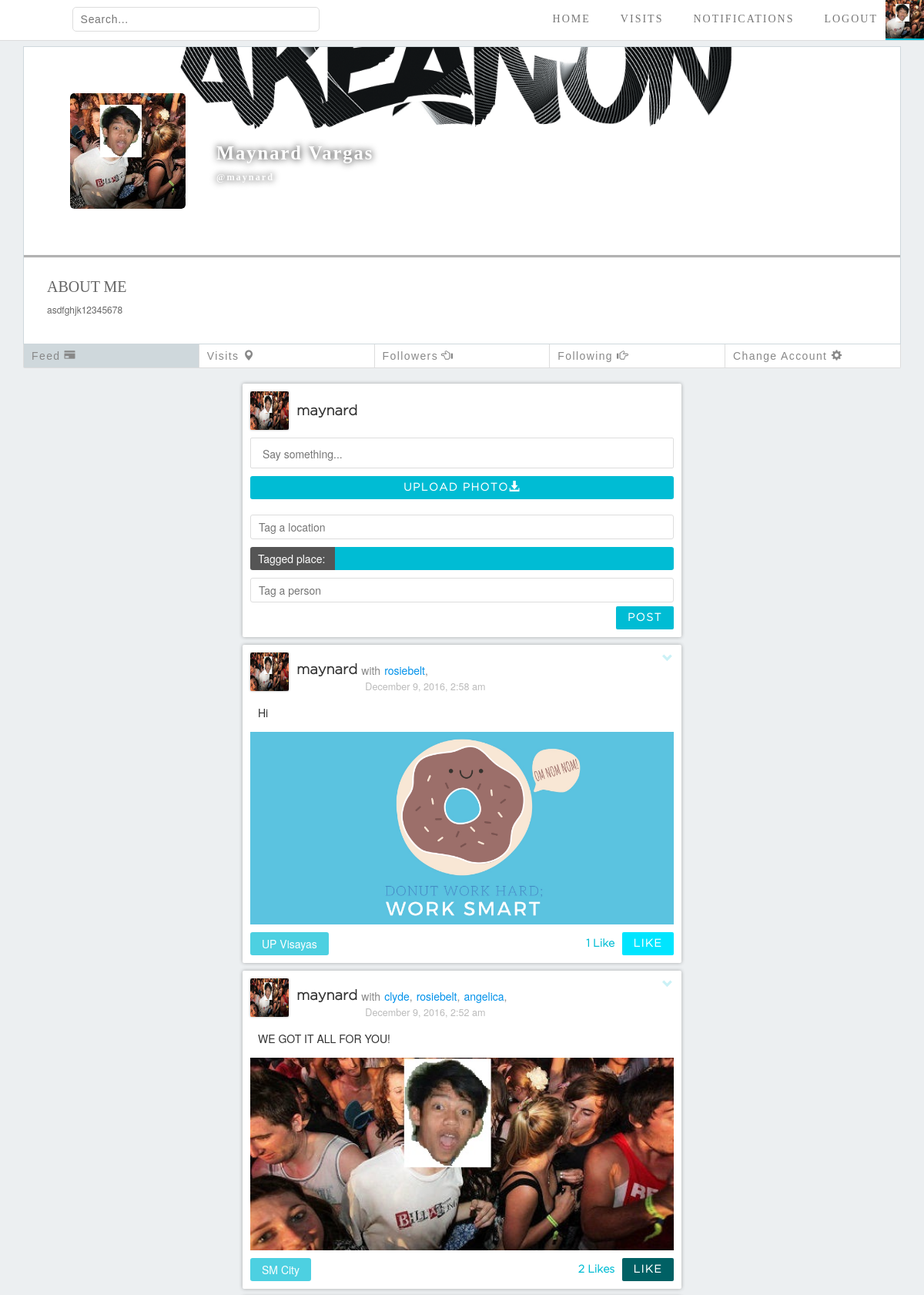
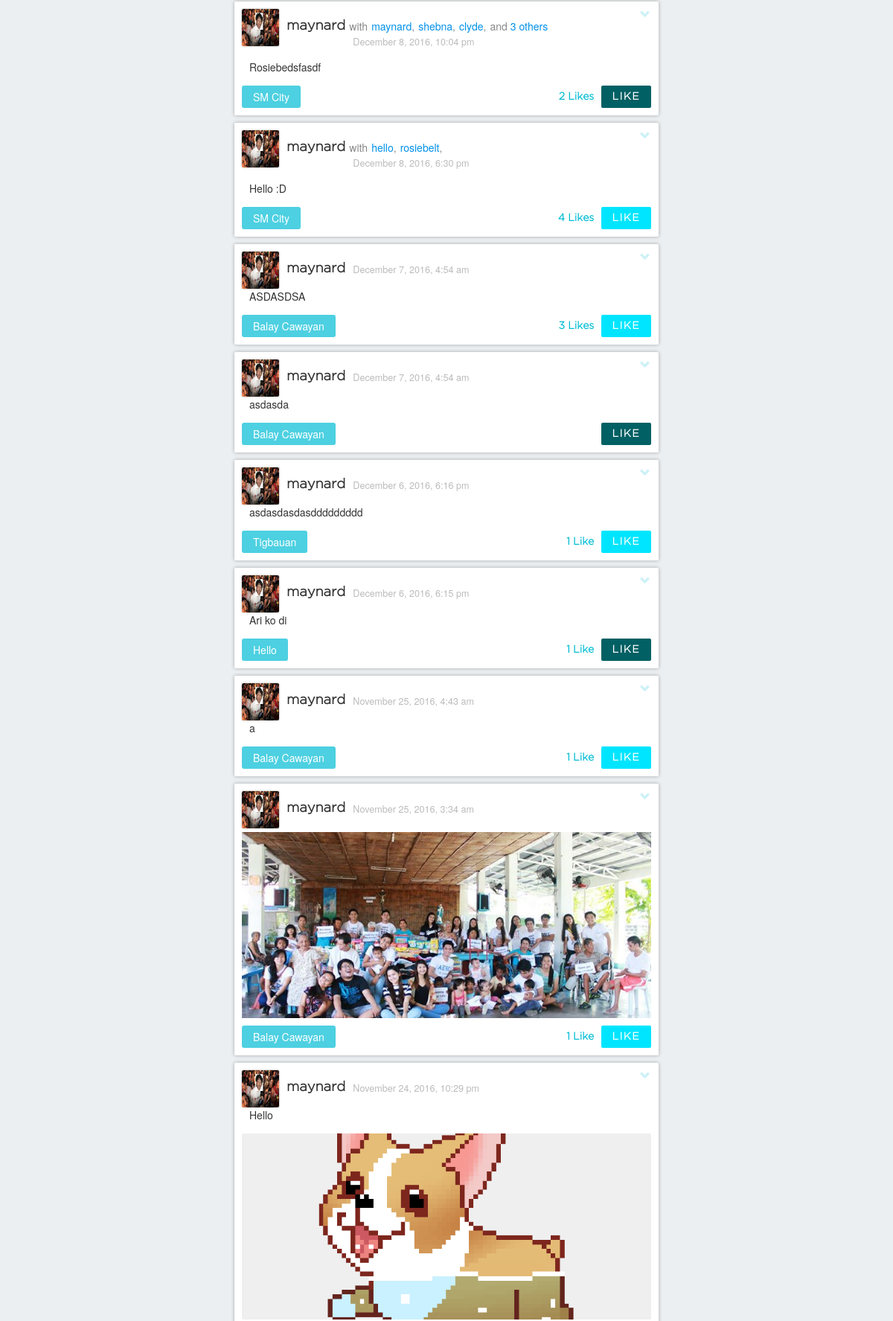
/my_profile.php (signed in, upper part), run on the app's committed database (2 pictures, top to bottom).
### tables this page shows
CREATE TABLE `account` (
  `acc_id` int(9) NOT NULL,
  `username` varchar(50) NOT NULL,
  `firstname` varchar(30) NOT NULL,
  `lastname` varchar(30) NOT NULL,
  `password` varchar(100) NOT NULL,
  `email` varchar(40) NOT NULL,
  `address` varchar(30) NOT NULL,
  `about_me` varchar(60) NOT NULL
);

CREATE TABLE `posted` (
  `post_id` int(9) NOT NULL,
  `content` varchar(300) NOT NULL,
  `place_id` int(11) NOT NULL,
  `acc_id` int(11) NOT NULL,
  `time_post` timestamp NOT NULL DEFAULT CURRENT_TIMESTAMP ON UPDATE CURRENT_TIMESTAMP,
  `if_image` tinyint(1) NOT NULL
);

CREATE TABLE `places` (
  `place_id` int(9) NOT NULL,
  `name` varchar(50) NOT NULL,
  `description` varchar(100) NOT NULL,
  `location_id` varchar(100) NOT NULL
);

### my_profile.php (the view, shortened to what this page needs)
<!DOCTYPE html>
<html>
	<head>
		<link rel="stylesheet" href="bootstrap/css/bootstrap.min.css">
		<link rel="stylesheet" type="text/css" href="css/navigation_bar_and_body_style.css">
		<link rel="stylesheet" type="text/css" href="css/Home_Page_style.css">
		<link rel="stylesheet" type="text/css" href="css/People_Profile_Page_Style_Before.css">
		<link rel="stylesheet" type="text/css" href="css/Style_Modal.css">
		<link rel="stylesheet" type="text/css" href="css/edit_profile_style.css">
		<link rel="stylesheet" type="text/css" href="css/style.css">
		<link rel="stylesheet" type="text/css" href="css/posts.css">
		<link rel="stylesheet" type="text/css" href="css/profile_options.css">
		<link rel="stylesheet" type="text/css" href="css/input_file.css">
	</head>
	<body>
	<?php
	require "connect.php";
	$acc_id = $_SESSION['userID'];
	$username = $_SESSION['userName'];
	$queryuser = "SELECT  CONCAT(firstname,' ', lastname) as 'fullname',about_me FROM account where acc_id = $acc_id";
	$result = mysqli_query($dbconn, $queryuser);
	$row = mysqli_fetch_assoc($result);
	$fullname = $row['fullname'];
	$aboutme = $row['about_me'];
	?>
		<div id = "navBar">
			<form action="search_results_places.php" method="get">
				<input type="text" placeholder="Search..." name = "search">
			</form>
			<ul id = "navList">
				<li><a href="home_page.php"><span class="glyphicon glyphicon-home"></span>HOME</a></li>
				<li><a href="visit.php"><span class="glyphicon glyphicon-map-marker"></span>VISITS</a></li>
				<li><a href="notifications.php"><span class="glyphicon glyphicon-bell"></span>NOTIFICATIONS</a></li>
				<li><a href="logout.php" class="logout"><span class="glyphicon glyphicon-log-out"></span>LOGOUT</a></li>
				<li><a href="my_profile.php?=<?=$_SESSION['userID']?>" class="image-list active"><img src="images/profile_pic_img/acc_id_<?=$_SESSION['userID']?>.jpg" onerror = "this.src = 'images/default_profile.png'"></a></li>
			</ul>
		</div>
		<div class="container">
			<div class="headerprofile">
				<div id="coverphoto">
					<img src="images/cover_img/cover_<?=$_SESSION['userID']?>.png" alt="user-cover"  onerror = "this.src = 'images/default_cover.png'">
				</div>
				<h1 id="username"><?=$fullname?><br><span class="usernameorig"><?=$username?></span></h1>
				<div id="userphoto">
					<img src="images/profile_pic_img/acc_id_<?=$_SESSION['userID']?>.jpg" onerror = "this.src = 'images/default_profile.png'" >
				</div>
				<div id="aboutme">
					<h1>ABOUT ME</h1>
					<br>
					<p><?php echo $aboutme ;?></p>
				</div>
			</div>
			<ul class="user-options">
				<li><a href="#" class="active">Feed<span class="glyphicon glyphicon-credit-card"></span></a></li>
				<li><a href="visit.php">Visits<span class="glyphicon glyphicon-map-marker"></span></a></li>
				<li><a href="people_profile_list_of_followers.php?acc_id=<?=$acc_id?>#follow-head">Followers<span class="glyphicon glyphicon-hand-left"></span></a></li>
				<li><a href="people_profile_list_of_following.php?acc_id=<?=$acc_id?>#follow-head">Following<span class="glyphicon glyphicon-hand-right"></span></a></li>
				<li><a href="Change_account.php">Change Account<span class="glyphicon glyphicon-cog"></span></a></li>
			</ul>
				<div class="col-sm-3">
				</div>
				<div class="col-sm-6">
					<div class="posting post-container" id="posting-container">
						<img src="images/profile_pic_img/acc_id_<?=$_SESSION['userID']?>.jpg" alt="USER PHOTO" class="profile" onerror = "this.src = 'images/default_profile.png'" >
						<p class="user-name"><?=$username?></p>
						<form id="formsubmit" enctype="multipart/form-data">
							<textarea id="post-text-area" cols="50" rows="5" placeholder="Say something..." name = "post"></textarea>
							<label for="file">Upload photo<span class="glyphicon glyphicon-download-alt"></span></label>
							<input type="text-field" placeholder="Tag a location" class="tag-location" id="location_tag">
							<div class="location">
								<span class="tagged-location">Tagged place:</span>
								<p id="tagged_place" class="tagged-location"></p>
							</div>
							<input type="text-field" placeholder="Tag a person" class="tag-person" id="person_tag">
							<input id="posting" type="button" value="POST">
						</form>
					</div>
					<div class="posted-container" id="posted-container">
					<?php
						require "connect.php";
						$acc_id = $_SESSION['userID'];
						$query = "SELECT * from upvote where acc_id = $acc_id";
						$result = mysqli_query($dbconn, $query);
						$likes_array=[];
						while($data = mysqli_fetch_assoc($result)){
							$likes_array[]=$data['post_id'];
						}
						$query = "SELECT *
								  FROM posted
								  NATURAL JOIN account
								  NATURAL JOIN places
								  WHERE acc_id = $acc_id
								  ORDER BY time_post
								  DESC;";
						$result = mysqli_query ($dbconn, $query);
						foreach ($result as $value):?>
							<div class="posted post-container">
							<?php if($value['acc_id']==$_SESSION['userID']): ?>
								<span class="show-dropdown glyphicon glyphicon-chevron-down"></span>
							<?php endif ?>
								<a href="<?php
									if($value['acc_id']==$_SESSION['userID']){
										echo "my_profile.php";
									}else{
										echo "people_profile.php?acc_id=".$value['acc_id'];
									}
								 ?>">
									<img src="images/profile_pic_img/acc_id_<?=$value['acc_id']; ?>.jpg" onerror = "this.src = 'images/default_profile.png'" alt="USER PHOTO" class="profile">
									<h2 class="user-name"><?=$value['username'];?></h2>
								</a>
								<ul class="with-people">
								<?php
									$query= "SELECT username as fullname, acc_id from tag natural join account where post_id={$value['post_id']}";
									$res = mysqli_query($dbconn, $query);
									$no_tagged = mysqli_affected_rows($dbconn);
								 ?>
								 <?php if($no_tagged): ?>
									<li>with</li>
									<?php
										if($no_tagged<4){
											while($data_row = mysqli_fetch_assoc($res)){
												echo "<li><a href='people_profile.php?acc_id=".$data_row['acc_id']."'>".$data_row['fullname']."</a>,</li>";
											}
										}else{
											$tags = mysqli_affected_rows($dbconn);
											$tags = $tags-3;
												$data_row = mysqli_fetch_assoc($res);
												echo "<li><a href='people_profile.php?acc_id=".$data_row['acc_id']."'>".$data_row['fullname']."</a>,</li>";
												$data_row = mysqli_fetch_assoc($res);
												echo "<li><a href='people_profile.php?acc_id=".$data_row['acc_id']."'>".$data_row['fullname']."</a>,</li>";
												$data_row = mysqli_fetch_assoc($res);
												echo "<li><a href='people_profile.php?acc_id=".$data_row['acc_id']."'>".$data_row['fullname']."</a>,</li>";
												echo "<li>and <span onclick='showOtherTag(".$value['post_id'].")'>".$tags." others</span></li>";
										}
									 ?>
								<?php endif ?>
								</ul>
								<span class="time-date"><?php echo date("F j, Y, g:i a", strtotime($value['time_post'])); ?></span>
								<p class = "posted-text"><?=$value['content'];?></p>
								<?php if($value['if_image'] == 1): ?>
									<button class="imagebtn"><img id="myImg<?=$value['post_id']?>" onclick="showModal(<?=$value['post_id']?>)" src="images/post_img/<?=$value['post_id'];?>.jpg"></button>
								<?php endif; ?>
								<a href="place.php?place_id=<?=$value['place_id'];?>" class="tagged-location"><?=$value['name'];?></a>
								<div class="like">
								<span id="likes<?=$value['post_id']?>" class="num-likes">
								<?php
									$query = "SELECT count(*) as likes from upvote where post_id = {$value['post_id']};";
									$result = mysqli_query($dbconn, $query);
									$row = 0;
									$style = " ";
									if(mysqli_affected_rows($dbconn)){
										$data = mysqli_fetch_assoc($result);
										$row = $data['likes'];
									}
									if($row){
										if(in_array($value['post_id'], $likes_array)){
											$style = "style='background-color: #00E5FF'";
										}
										if($row==1){
											echo "1 Like";
										}else{
											echo $row." Likes";
										}
									}else{
										echo " ";
									}
								 ?>
									</span>
									<button id="likebutton<?=$value['post_id']?>" <?=$style?> onclick="likeTriggered(<?=$value['post_id']?>)">LIKE</button>
								</div>
							</div>
						<?php endforeach; ?>
					</div>
				</div>
		</div>
	</body>
</html>

### css/Navigation_Bar_and_Body_style.css (style rules this page uses)
body { background-color: #ECEFF1; margin: 0; }
#navBar { background-color: white; display: inline-flex; width: 100%; top: 0; left: 0; position: fixed; z-index: 2; border-bottom: 1px solid #DDD; }
#navBar img { height: 50px; width: 50px; object-position: center; object-fit: cover; box-sizing: border-box; margin: 0; border-radius: 2px; }
#navList { display: inline-flex; justify-content: center; align-content: center; list-style: none; margin: 0; padding: 0; margin-left: auto; }
#navList li { display: inline-flex; justify-content: center; align-items: center; }
#navList > li > a { text-decoration: none; display: block; height: 100%; padding: 0 10px; border: solid rgba(0,0,0,0); border-width: 0 0 2px 0; text-align: center; vertical-align: middle; font-family: "Gotham Medium"; font-size: 14px; letter-spacing: 2px; color: #777; display: flex; align-items: center; justify-content: center; box-sizing: border-box; transition: 0.2s; }
#navList > li > a.image-list { padding: 0; }
#navList > li > a.active { border-color: #00BCD4; background-color: #555; color: white!important; cursor: default; }
#navBar form { margin-left: 7.8%; height: 50px; width: 26.8%; display: inline-flex; justify-content: center; align-items: center; }
#navBar form input[type=text] { color: #888; border-style: none; padding: 5px 10px; width: 100%; border-radius: 5px; border: 1px solid #DDD; transition: 0.2s; font-family: Arial; font-size: 1em; letter-spacing: 0.05em; }
#navBar a.active { width: 100%; }
.container { margin-top: 50px; }

### css/People_Profile_Page_Style_Before.css (style rules this page uses)
.headerprofile { background-color: white; margin-top: 10px; border: 1px solid #CFD8DC; overflow: hidden; }
#coverphoto { width: 100%; height:270px; box-shadow: 0px 3px 1px rgba(0,0,0,0.3); overflow: hidden; }
#coverphoto img { width: 100%; height:270px; object-position: center; object-fit: cover; }
#username { margin: 0; color: white; height: 30px; font-family: "gotham Light"; font-size: 1.75em; font-weight: bold; letter-spacing: 2px; padding-top: 5px; margin: -150px 0 0 50px; padding-left: 200px; text-shadow: 0px 0px 10px rgba(0,0,0,1); transition: 0.4s; }
#username span { font-size: 0.5em; }
#username span:before { content: "@"; }
#userphoto { height: 150px; width: 150px; border-radius: 5px; box-shadow: -3px 3px 1px rgba(0,0,0,0.3); margin: -90px 0 0 60px; transition: 0.4s; overflow: hidden; }
#userphoto img { height: 150px; width: 150px; border-radius: 5px; object-position: center; object-fit: cover; }
#aboutme { display: block; margin-top: 95px; padding: 25px 30px 20px 30px; width: 100%; color: #666; }
#aboutme h1 { font-family: "Gotham Medium"; font-size: 20px; margin: 0; width: 20%; }
#aboutme p { margin-top: -10px; font-size: 12px; }

### css/profile_options.css (style rules this page uses)
.user-options, .visitor-options { padding: 0; display: flex; justify-content: space-between; width: 100%; list-style: none; background-color: white; border: 1px solid #DDD; border-top: 0; border-radius: 0 0 2px 2px; }
.user-options li, .visitor-options li { border-right: 1px solid #DDD; width: 100%; }
.user-options li:last-child, .visitor-options li:last-child { border-right: 0; }
#Editallbtn, .user-options li a, .visitor-options li a { display: block; width: 100%; font-family: "Arial"; text-align: left; letter-spacing: 0.1em; background-color: white; color: #888; border: none; padding: 5px 10px; transition: 0.2s; }
.user-options .glyphicon, .visitor-options .glyphicon { margin: 0 0 0 5px; }
.user-options li a.active, .visitor-options li a.active { background-color: #CFD8DC; color: #888; cursor: default; }

### css/input_file.css (style rules this page uses)
.inputfile + label { font-size: 1em; font-family: Gotham; text-transform: uppercase; letter-spacing: 0.1em; color: white; background-color: #00BCD4; display: inline-block; cursor: pointer; border-radius: 3px; padding: 5px 15px; margin: 5px auto 5px auto; width: 100%; text-align: center; transition: 0.4s; }

### data on the page
account: about_me "asdfghjk12345678"
posted: acc.username "maynard", fullname "rosiebelt", time_post "December 9, 2016, 2:58 am", content "Hi", shows a picture, place.name "UP Visayas", shows "1 Like"
posted: acc.username "maynard", fullname "clyde", fullname "rosiebelt", fullname "angelica", time_post "December 9, 2016, 2:52 am", content "WE GOT IT ALL FOR YOU!", shows a picture, place.name "SM City", row "2"
posted: acc.username "maynard", fullname "maynard", fullname "shebna", fullname "clyde", tags "3", time_post "December 8, 2016, 10:04 pm", content "Rosiebedsfasdf", place.name "SM City", row "2"
posted: acc.username "maynard", fullname "hello", fullname "rosiebelt", time_post "December 8, 2016, 6:30 pm", content "Hello :D", place.name "SM City", row "4"
posted: acc.username "maynard", time_post "December 7, 2016, 4:54 am", content "ASDASDSA", place.name "Balay Cawayan", row "3"
posted: acc.username "maynard", time_post "December 7, 2016, 4:54 am", content "asdasda", place.name "Balay Cawayan"
posted: acc.username "maynard", time_post "December 6, 2016, 6:16 pm", content "asdasdasdasddddddddd", place.name "Tigbauan", shows "1 Like"
posted: acc.username "maynard", time_post "December 6, 2016, 6:15 pm", content "Ari ko di", place.name "Hello", shows "1 Like"
posted: acc.username "maynard", time_post "November 25, 2016, 4:43 am", content "a", place.name "Balay Cawayan", shows "1 Like"
posted: acc.username "maynard", time_post "November 25, 2016, 3:34 am", shows a picture, place.name "Balay Cawayan", shows "1 Like"
posted: acc.username "maynard", time_post "November 24, 2016, 10:29 pm", content "Hello", shows a picture

### other printed values
$fullname "Maynard Vargas"
$username "maynard"
